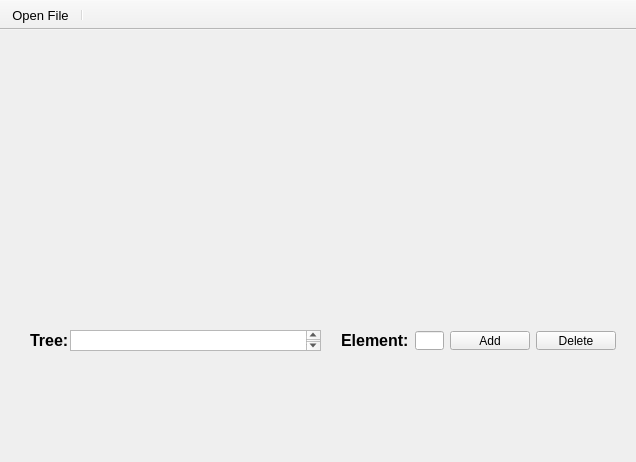
<?xml version="1.0" encoding="UTF-8"?>
<ui version="4.0">
 <class>MainWindow</class>
 <widget class="QMainWindow" name="MainWindow">
  <property name="geometry">
   <rect>
    <x>0</x>
    <y>0</y>
    <width>636</width>
    <height>462</height>
   </rect>
  </property>
  <property name="windowTitle">
   <string>MainWindow</string>
  </property>
  <widget class="QWidget" name="centralWidget">
   <widget class="QWidget" name="horizontalLayoutWidget">
    <property name="geometry">
     <rect>
      <x>20</x>
      <y>290</y>
      <width>311</width>
      <height>41</height>
     </rect>
    </property>
    <layout class="QHBoxLayout" name="horizontalLayout"/>
   </widget>
   <widget class="QLabel" name="e_node_C">
    <property name="geometry">
     <rect>
      <x>312</x>
      <y>51</y>
      <width>47</width>
      <height>51</height>
     </rect>
    </property>
    <property name="text">
     <string/>
    </property>
    <property name="pixmap">
     <pixmap resource="imeages.qrc">:/Ellipse.png</pixmap>
    </property>
    <property name="alignment">
     <set>Qt::AlignCenter</set>
    </property>
   </widget>
   <widget class="QLabel" name="node_C">
    <property name="geometry">
     <rect>
      <x>315</x>
      <y>69</y>
      <width>41</width>
      <height>16</height>
     </rect>
    </property>
    <property name="text">
     <string/>
    </property>
    <property name="alignment">
     <set>Qt::AlignCenter</set>
    </property>
   </widget>
   <widget class="QLabel" name="e_node_L">
    <property name="geometry">
     <rect>
      <x>206</x>
      <y>90</y>
      <width>47</width>
      <height>51</height>
     </rect>
    </property>
    <property name="text">
     <string/>
    </property>
    <property name="pixmap">
     <pixmap resource="imeages.qrc">:/Ellipse.png</pixmap>
    </property>
    <property name="alignment">
     <set>Qt::AlignCenter</set>
    </property>
   </widget>
   <widget class="QLabel" name="e_node_R">
    <property name="geometry">
     <rect>
      <x>426</x>
      <y>90</y>
      <width>47</width>
      <height>51</height>
     </rect>
    </property>
    <property name="text">
     <string/>
    </property>
    <property name="pixmap">
     <pixmap resource="imeages.qrc">:/Ellipse.png</pixmap>
    </property>
    <property name="alignment">
     <set>Qt::AlignCenter</set>
    </property>
   </widget>
   <widget class="QLabel" name="e_node_LL">
    <property name="geometry">
     <rect>
      <x>140</x>
      <y>140</y>
      <width>47</width>
      <height>51</height>
     </rect>
    </property>
    <property name="text">
     <string/>
    </property>
    <property name="pixmap">
     <pixmap resource="imeages.qrc">:/Ellipse.png</pixmap>
    </property>
    <property name="alignment">
     <set>Qt::AlignCenter</set>
    </property>
   </widget>
   <widget class="QLabel" name="e_node_RR">
    <property name="geometry">
     <rect>
      <x>480</x>
      <y>140</y>
      <width>47</width>
      <height>51</height>
     </rect>
    </property>
    <property name="text">
     <string/>
    </property>
    <property name="pixmap">
     <pixmap resource="imeages.qrc">:/Ellipse.png</pixmap>
    </property>
    <property name="alignment">
     <set>Qt::AlignCenter</set>
    </property>
   </widget>
   <widget class="QLabel" name="e_node_LR">
    <property name="geometry">
     <rect>
      <x>256</x>
      <y>140</y>
      <width>47</width>
      <height>51</height>
     </rect>
    </property>
    <property name="text">
     <string/>
    </property>
    <property name="pixmap">
     <pixmap resource="imeages.qrc">:/Ellipse.png</pixmap>
    </property>
    <property name="alignment">
     <set>Qt::AlignCenter</set>
    </property>
   </widget>
   <widget class="QLabel" name="e_node_RL">
    <property name="geometry">
     <rect>
      <x>380</x>
      <y>140</y>
      <width>47</width>
      <height>51</height>
     </rect>
    </property>
    <property name="text">
     <string/>
    </property>
    <property name="pixmap">
     <pixmap resource="imeages.qrc">:/Ellipse.png</pixmap>
    </property>
    <property name="alignment">
     <set>Qt::AlignCenter</set>
    </property>
   </widget>
   <widget class="QLabel" name="e_node_LLL">
    <property name="geometry">
     <rect>
      <x>101</x>
      <y>210</y>
      <width>47</width>
      <height>51</height>
     </rect>
    </property>
    <property name="text">
     <string/>
    </property>
    <property name="pixmap">
     <pixmap resource="imeages.qrc">:/Ellipse.png</pixmap>
    </property>
    <property name="alignment">
     <set>Qt::AlignCenter</set>
    </property>
   </widget>
   <widget class="QLabel" name="e_node_LLR">
    <property name="geometry">
     <rect>
      <x>156</x>
      <y>210</y>
      <width>47</width>
      <height>51</height>
     </rect>
    </property>
    <property name="text">
     <string/>
    </property>
    <property name="pixmap">
     <pixmap resource="imeages.qrc">:/Ellipse.png</pixmap>
    </property>
    <property name="alignment">
     <set>Qt::AlignCenter</set>
    </property>
   </widget>
   <widget class="QLabel" name="e_node_LRL">
    <property name="geometry">
     <rect>
      <x>226</x>
      <y>210</y>
      <width>47</width>
      <height>51</height>
     </rect>
    </property>
    <property name="text">
     <string/>
    </property>
    <property name="pixmap">
     <pixmap resource="imeages.qrc">:/Ellipse.png</pixmap>
    </property>
    <property name="alignment">
     <set>Qt::AlignCenter</set>
    </property>
   </widget>
   <widget class="QLabel" name="e_node_LRR">
    <property name="geometry">
     <rect>
      <x>286</x>
      <y>210</y>
      <width>47</width>
      <height>51</height>
     </rect>
    </property>
    <property name="text">
     <string/>
    </property>
    <property name="pixmap">
     <pixmap resource="imeages.qrc">:/Ellipse.png</pixmap>
    </property>
    <property name="alignment">
     <set>Qt::AlignCenter</set>
    </property>
   </widget>
   <widget class="QLabel" name="e_node_RLL">
    <property name="geometry">
     <rect>
      <x>347</x>
      <y>210</y>
      <width>47</width>
      <height>51</height>
     </rect>
    </property>
    <property name="text">
     <string/>
    </property>
    <property name="pixmap">
     <pixmap resource="imeages.qrc">:/Ellipse.png</pixmap>
    </property>
    <property name="alignment">
     <set>Qt::AlignCenter</set>
    </property>
   </widget>
   <widget class="QLabel" name="e_node_RLR">
    <property name="geometry">
     <rect>
      <x>412</x>
      <y>210</y>
      <width>47</width>
      <height>51</height>
     </rect>
    </property>
    <property name="text">
     <string/>
    </property>
    <property name="pixmap">
     <pixmap resource="imeages.qrc">:/Ellipse.png</pixmap>
    </property>
    <property name="alignment">
     <set>Qt::AlignCenter</set>
    </property>
   </widget>
   <widget class="QLabel" name="e_node_RRL">
    <property name="geometry">
     <rect>
      <x>461</x>
      <y>210</y>
      <width>47</width>
      <height>51</height>
     </rect>
    </property>
    <property name="text">
     <string/>
    </property>
    <property name="pixmap">
     <pixmap resource="imeages.qrc">:/Ellipse.png</pixmap>
    </property>
    <property name="alignment">
     <set>Qt::AlignCenter</set>
    </property>
   </widget>
   <widget class="QLabel" name="e_node_RRR">
    <property name="geometry">
     <rect>
      <x>520</x>
      <y>210</y>
      <width>47</width>
      <height>51</height>
     </rect>
    </property>
    <property name="text">
     <string/>
    </property>
    <property name="pixmap">
     <pixmap resource="imeages.qrc">:/Ellipse.png</pixmap>
    </property>
    <property name="alignment">
     <set>Qt::AlignCenter</set>
    </property>
   </widget>
   <widget class="QWidget" name="horizontalLayoutWidget_2">
    <property name="geometry">
     <rect>
      <x>330</x>
      <y>290</y>
      <width>297</width>
      <height>41</height>
     </rect>
    </property>
    <layout class="QHBoxLayout" name="horizontalLayout_2">
     <item>
      <widget class="QLabel" name="element">
       <property name="text">
        <string>&lt;html&gt;&lt;head/&gt;&lt;body&gt;&lt;p&gt;&lt;span style=&quot; font-size:12pt; font-weight:600;&quot;&gt;Element:&lt;/span&gt;&lt;/p&gt;&lt;/body&gt;&lt;/html&gt;</string>
       </property>
      </widget>
     </item>
     <item>
      <widget class="QLineEdit" name="lineEditElement">
       <property name="maxLength">
        <number>3</number>
       </property>
      </widget>
     </item>
     <item>
      <widget class="QPushButton" name="buttonAdd">
       <property name="text">
        <string>Add</string>
       </property>
      </widget>
     </item>
     <item>
      <widget class="QPushButton" name="buttonDelete">
       <property name="text">
        <string>Delete</string>
       </property>
      </widget>
     </item>
    </layout>
   </widget>
   <widget class="QLabel" name="node_L">
    <property name="geometry">
     <rect>
      <x>210</x>
      <y>108</y>
      <width>41</width>
      <height>16</height>
     </rect>
    </property>
    <property name="text">
     <string/>
    </property>
    <property name="alignment">
     <set>Qt::AlignCenter</set>
    </property>
   </widget>
   <widget class="QLabel" name="node_LL">
    <property name="geometry">
     <rect>
      <x>143</x>
      <y>157</y>
      <width>41</width>
      <height>16</height>
     </rect>
    </property>
    <property name="text">
     <string/>
    </property>
    <property name="alignment">
     <set>Qt::AlignCenter</set>
    </property>
   </widget>
   <widget class="QLabel" name="node_LLL">
    <property name="geometry">
     <rect>
      <x>103</x>
      <y>227</y>
      <width>41</width>
      <height>16</height>
     </rect>
    </property>
    <property name="text">
     <string/>
    </property>
    <property name="alignment">
     <set>Qt::AlignCenter</set>
    </property>
   </widget>
   <widget class="QLabel" name="node_LLR">
    <property name="geometry">
     <rect>
      <x>159</x>
      <y>228</y>
      <width>41</width>
      <height>16</height>
     </rect>
    </property>
    <property name="text">
     <string/>
    </property>
    <property name="alignment">
     <set>Qt::AlignCenter</set>
    </property>
   </widget>
   <widget class="QLabel" name="node_LR">
    <property name="geometry">
     <rect>
      <x>259</x>
      <y>157</y>
      <width>41</width>
      <height>16</height>
     </rect>
    </property>
    <property name="text">
     <string/>
    </property>
    <property name="alignment">
     <set>Qt::AlignCenter</set>
    </property>
   </widget>
   <widget class="QLabel" name="node_LRL">
    <property name="geometry">
     <rect>
      <x>229</x>
      <y>228</y>
      <width>41</width>
      <height>16</height>
     </rect>
    </property>
    <property name="text">
     <string/>
    </property>
    <property name="alignment">
     <set>Qt::AlignCenter</set>
    </property>
   </widget>
   <widget class="QLabel" name="node_LRR">
    <property name="geometry">
     <rect>
      <x>289</x>
      <y>228</y>
      <width>41</width>
      <height>16</height>
     </rect>
    </property>
    <property name="text">
     <string/>
    </property>
    <property name="alignment">
     <set>Qt::AlignCenter</set>
    </property>
   </widget>
   <widget class="QLabel" name="node_R">
    <property name="geometry">
     <rect>
      <x>429</x>
      <y>108</y>
      <width>41</width>
      <height>16</height>
     </rect>
    </property>
    <property name="text">
     <string/>
    </property>
    <property name="alignment">
     <set>Qt::AlignCenter</set>
    </property>
   </widget>
   <widget class="QLabel" name="node_RR">
    <property name="geometry">
     <rect>
      <x>484</x>
      <y>157</y>
      <width>41</width>
      <height>16</height>
     </rect>
    </property>
    <property name="text">
     <string/>
    </property>
    <property name="alignment">
     <set>Qt::AlignCenter</set>
    </property>
   </widget>
   <widget class="QLabel" name="node_RRR">
    <property name="geometry">
     <rect>
      <x>523</x>
      <y>227</y>
      <width>41</width>
      <height>16</height>
     </rect>
    </property>
    <property name="text">
     <string/>
    </property>
    <property name="alignment">
     <set>Qt::AlignCenter</set>
    </property>
   </widget>
   <widget class="QLabel" name="node_RL">
    <property name="geometry">
     <rect>
      <x>383</x>
      <y>158</y>
      <width>41</width>
      <height>16</height>
     </rect>
    </property>
    <property name="text">
     <string/>
    </property>
    <property name="alignment">
     <set>Qt::AlignCenter</set>
    </property>
   </widget>
   <widget class="QLabel" name="node_RLL">
    <property name="geometry">
     <rect>
      <x>350</x>
      <y>228</y>
      <width>41</width>
      <height>16</height>
     </rect>
    </property>
    <property name="text">
     <string/>
    </property>
    <property name="alignment">
     <set>Qt::AlignCenter</set>
    </property>
   </widget>
   <widget class="QLabel" name="node_RRL">
    <property name="geometry">
     <rect>
      <x>464</x>
      <y>228</y>
      <width>41</width>
      <height>16</height>
     </rect>
    </property>
    <property name="text">
     <string/>
    </property>
    <property name="alignment">
     <set>Qt::AlignCenter</set>
    </property>
   </widget>
   <widget class="QLabel" name="node_RLR">
    <property name="geometry">
     <rect>
      <x>415</x>
      <y>228</y>
      <width>41</width>
      <height>16</height>
     </rect>
    </property>
    <property name="text">
     <string/>
    </property>
    <property name="alignment">
     <set>Qt::AlignCenter</set>
    </property>
   </widget>
   <widget class="QTextBrowser" name="text_show_elements">
    <property name="geometry">
     <rect>
      <x>70</x>
      <y>300</y>
      <width>251</width>
      <height>21</height>
     </rect>
    </property>
   </widget>
   <widget class="QLabel" name="label_tree_name">
    <property name="geometry">
     <rect>
      <x>30</x>
      <y>300</y>
      <width>291</width>
      <height>21</height>
     </rect>
    </property>
    <property name="text">
     <string>&lt;html&gt;&lt;head/&gt;&lt;body&gt;&lt;p&gt;&lt;span style=&quot; font-size:12pt; font-weight:600;&quot;&gt;Tree:&lt;/span&gt;&lt;/p&gt;&lt;/body&gt;&lt;/html&gt;</string>
    </property>
    <property name="textFormat">
     <enum>Qt::AutoText</enum>
    </property>
    <property name="scaledContents">
     <bool>false</bool>
    </property>
    <property name="wordWrap">
     <bool>false</bool>
    </property>
   </widget>
  </widget>
  <widget class="QMenuBar" name="menuBar">
   <property name="geometry">
    <rect>
     <x>0</x>
     <y>0</y>
     <width>636</width>
     <height>22</height>
    </rect>
   </property>
  </widget>
  <widget class="QToolBar" name="mainToolBar">
   <property name="movable">
    <bool>false</bool>
   </property>
   <attribute name="toolBarArea">
    <enum>TopToolBarArea</enum>
   </attribute>
   <attribute name="toolBarBreak">
    <bool>false</bool>
   </attribute>
   <addaction name="actionOpen_File"/>
   <addaction name="separator"/>
  </widget>
  <action name="actionOpen_File">
   <property name="text">
    <string>Open File</string>
   </property>
   <property name="toolTip">
    <string>Open File</string>
   </property>
   <property name="font">
    <font>
     <pointsize>10</pointsize>
    </font>
   </property>
  </action>
 </widget>
 <layoutdefault spacing="6" margin="11"/>
 <resources>
  <include location="imeages.qrc"/>
 </resources>
 <connections/>
</ui>
